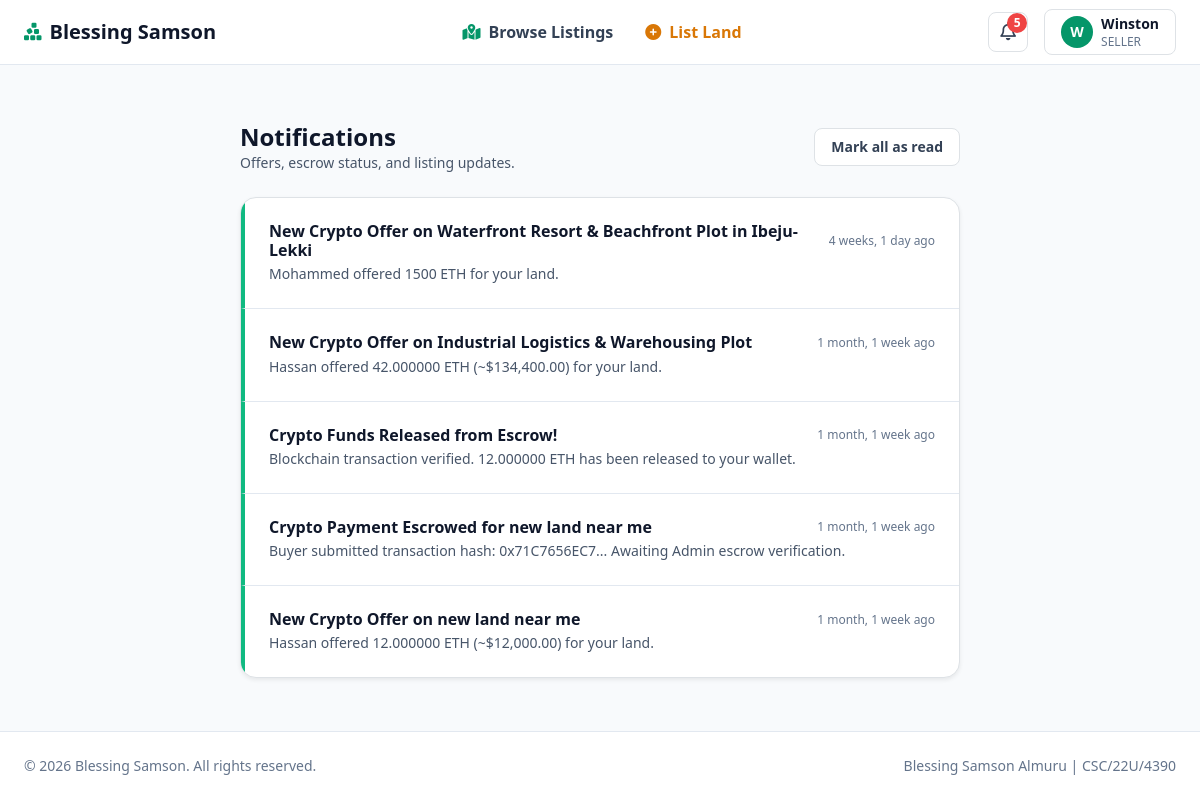
The page /notifications/ (signed in) on the database as committed earlier.
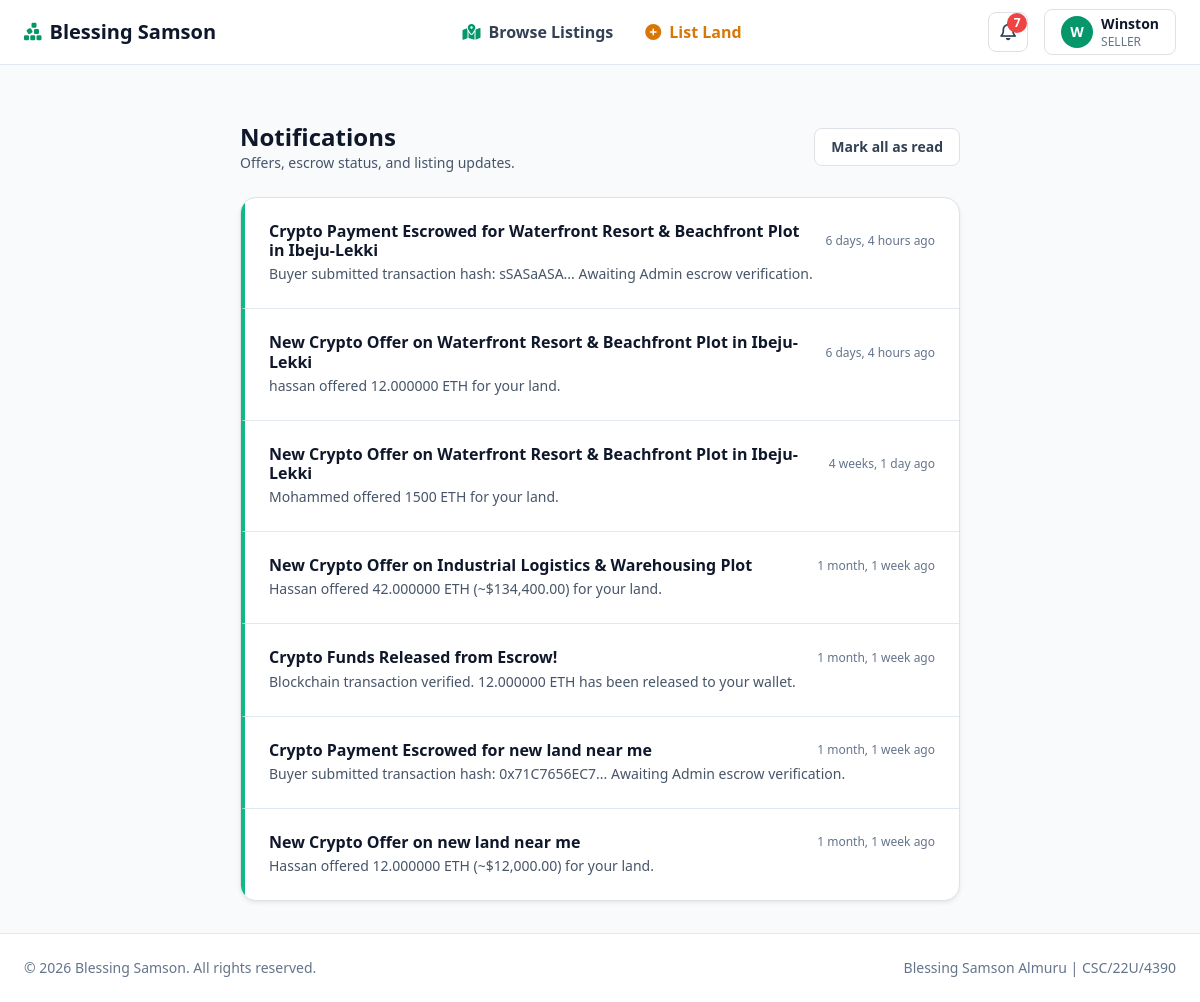
The same page on the database as committed later.
### notifications/models/notification.py (models this page shows, shortened)
class Notification(models.Model):
    TYPE_CHOICES = (
        ('info', 'Info'),
        ('warning', 'Warning'),
        ('success', 'Success'),
        ('error', 'Error'),
    )
    CATEGORY_CHOICES = (
        ('land_submitted', 'Land Listing Submitted'),
        ('land_approved', 'Land Listing Approved'),
        ('offer_received', 'Offer Received'),
        ('offer_accepted', 'Offer Accepted'),
        ('payment_submitted', 'Crypto Payment Submitted'),
        ('escrow_confirmed', 'Escrow Payment Confirmed'),
        ('system_alert', 'System Alert'),
    )
    id = models.UUIDField(primary_key=True, default=uuid.uuid4, editable=False)
    recipient = models.ForeignKey(User, on_delete=models.CASCADE, related_name='app_notifications')
    actor = models.ForeignKey(User, on_delete=models.SET_NULL, null=True, related_name='actions_caused')
    content_type = models.ForeignKey(ContentType, on_delete=models.CASCADE, null=True, blank=True)
    object_id = models.CharField(max_length=255, null=True, blank=True)
    target = GenericForeignKey('content_type', 'object_id')
    title = models.CharField(max_length=255)
    message = models.TextField()
    category = models.CharField(max_length=50, choices=CATEGORY_CHOICES, default='system_alert')
    type = models.CharField(max_length=20, choices=TYPE_CHOICES, default='info')
    is_read = models.BooleanField(default=False)
    read_at = models.DateTimeField(null=True, blank=True)
    created_at = models.DateTimeField(auto_now_add=True)
    class Meta:
        ordering = ['-created_at']
        indexes = [
            models.Index(fields=['recipient', 'is_read']),
        ]

### notifications/views.py (the view)
# urls.py: path('', views.notification_list, name='list'),
@login_required
def notification_list(request):
    notifications = Notification.objects.filter(recipient=request.user).order_by('-created_at')
    unread_count = notifications.filter(is_read=False).count()
    context = {
        'notifications': notifications,
        'unread_count': unread_count,
    }
    return render(request, 'notifications/list.html', context)

### app/models/__init__.py (called while the page is built)
    def is_buyer(self):
        return self.role == UserRole.BUYER

    def is_seller(self):
        return self.role == UserRole.SELLER or self.is_superuser

    def is_admin_user(self):
        return self.role == UserRole.ADMIN or self.is_superuser or self.is_staff

    @property
    def get_avatar_url(self):
        if self.profile_picture:
            return self.profile_picture.url
        return None

### templates/notifications/list.html (shortened to what this page needs)
{% extends 'base.html' %}
{% load static %}
{% block content %}
<div class="mx-auto max-w-3xl px-4 py-8">
  <div class="mb-6 flex flex-col gap-3 sm:flex-row sm:items-center sm:justify-between">
    <div>
      <h2 class="font-display text-2xl font-bold text-slate-900">Notifications</h2>
      <p class="text-sm text-slate-600">Offers, escrow status, and listing updates.</p>
    </div>
    {% if unread_count > 0 %}
    <form action="{% url 'notifications:mark_all_read' %}" method="POST">
      <button type="submit" class="rounded-lg border border-slate-200 bg-white px-3 py-2 text-sm font-semibold text-slate-700 hover:bg-slate-50">
        Mark all as read
      </button>
    </form>
    {% endif %}
  </div>
  <div class="overflow-hidden rounded-2xl border border-slate-200 bg-white shadow-sm">
    {% for n in notifications %}
    <a href="{% url 'notifications:detail' notification_id=n.id %}" class="block border-b border-slate-200 p-4 last:border-b-0 hover:bg-slate-50 {% if not n.is_read %}border-l-4 border-l-emerald-500{% endif %}">
      <div class="mb-1 flex items-center justify-between gap-3">
        <h6 class="font-semibold text-slate-900">{{ n.title }}</h6>
        <small class="whitespace-nowrap text-xs text-slate-500">{{ n.created_at|timesince }} ago</small>
      </div>
      <p class="text-sm text-slate-600">{{ n.message }}</p>
    </a>
    {% empty %}
    <div class="p-10 text-center text-slate-500">
      <i class="fa-regular fa-bell-slash mb-3 text-3xl"></i>
      <p>No notifications yet.</p>
    </div>
    {% endfor %}
  </div>
</div>
{% endblock %}

### templates/navbar.html (shortened to what this page needs)
<nav class="sticky top-0 z-50 border-b border-slate-200 bg-white">
  <div class="mx-auto max-w-7xl px-4 sm:px-6 lg:px-8">
    <div class="flex h-16 items-center justify-between">
      <a href="{% url 'app:home' %}" class="flex items-center gap-2 text-xl font-bold text-slate-900 transition hover:text-emerald-600">
        <i class="fa-solid fa-cubes-stacked text-emerald-600"></i>
        <span>Blessing Samson</span>
      </a>
      <div class="hidden items-center gap-8 md:flex">
        <a href="{% url 'app:land_list' %}" class="flex items-center gap-2 font-semibold text-slate-700 transition hover:text-emerald-600">
          <i class="fa-solid fa-map-location-dot text-emerald-600"></i> Browse Listings
        </a>
        {% if user.is_authenticated and user.is_seller %}
        <a href="{% url 'app:create_land' %}" class="flex items-center gap-2 font-bold text-amber-600 transition hover:text-amber-700">
          <i class="fa-solid fa-plus-circle"></i> List Land
        </a>
        {% endif %}
      </div>
      <div class="hidden items-center gap-3 md:flex md:gap-4">
        {% if user.is_authenticated %}
          <div class="relative">
            <button class="notification-btn relative inline-flex h-10 w-10 items-center justify-center rounded-lg border border-slate-200 bg-white text-slate-700 transition hover:border-emerald-300 hover:bg-emerald-50" aria-label="Notifications">
              <i class="fa-regular fa-bell text-lg"></i>
              {% if unread_notifications_count > 0 %}
              <span class="absolute right-0 top-0 inline-flex h-5 w-5 items-center justify-center rounded-full bg-red-500 text-xs font-bold text-white">
                {{ unread_notifications_count }}
              </span>
              {% endif %}
            </button>
          </div>
          <div class="relative">
            <button class="user-menu-btn inline-flex items-center gap-2 rounded-lg border border-slate-200 bg-white px-3 py-1 transition hover:bg-slate-50" aria-label="User menu">
              {% if user.get_avatar_url %}
              <img src="{{ user.get_avatar_url }}" class="h-8 w-8 rounded-full object-cover" alt="Avatar">
              {% else %}
              <div class="flex h-8 w-8 items-center justify-center rounded-full bg-emerald-600 text-sm font-bold text-white">
                {{ user.username|slice:":1"|upper }}
              </div>
              {% endif %}
              <div class="hidden flex-col items-start lg:flex">
                <span class="text-sm font-semibold text-slate-900">{{ user.first_name|default:user.username }}</span>
                <span class="text-xs font-medium uppercase text-slate-500">{{ user.get_role_display }}</span>
              </div>
            </button>
          </div>
        {% endif %}
      </div>
    </div>
  </div>
</nav>

Rows that differ between the two databases and show on the page:
added Notification: title "Crypto Payment Escrowed for Waterfront Resort & Beachfront Plot in Ibeju-Lekki", created_at "6 days, 4 hours", message "Buyer submitted transaction hash: sSASaASA... Awaiting Admin escrow verification."
added Notification: title "New Crypto Offer on Waterfront Resort & Beachfront Plot in Ibeju-Lekki", created_at "6 days, 4 hours", message "hassan offered 12.000000 ETH for your land."
Other text that changed with them:
{{ unread_notifications_count }}: "5" → "7"
